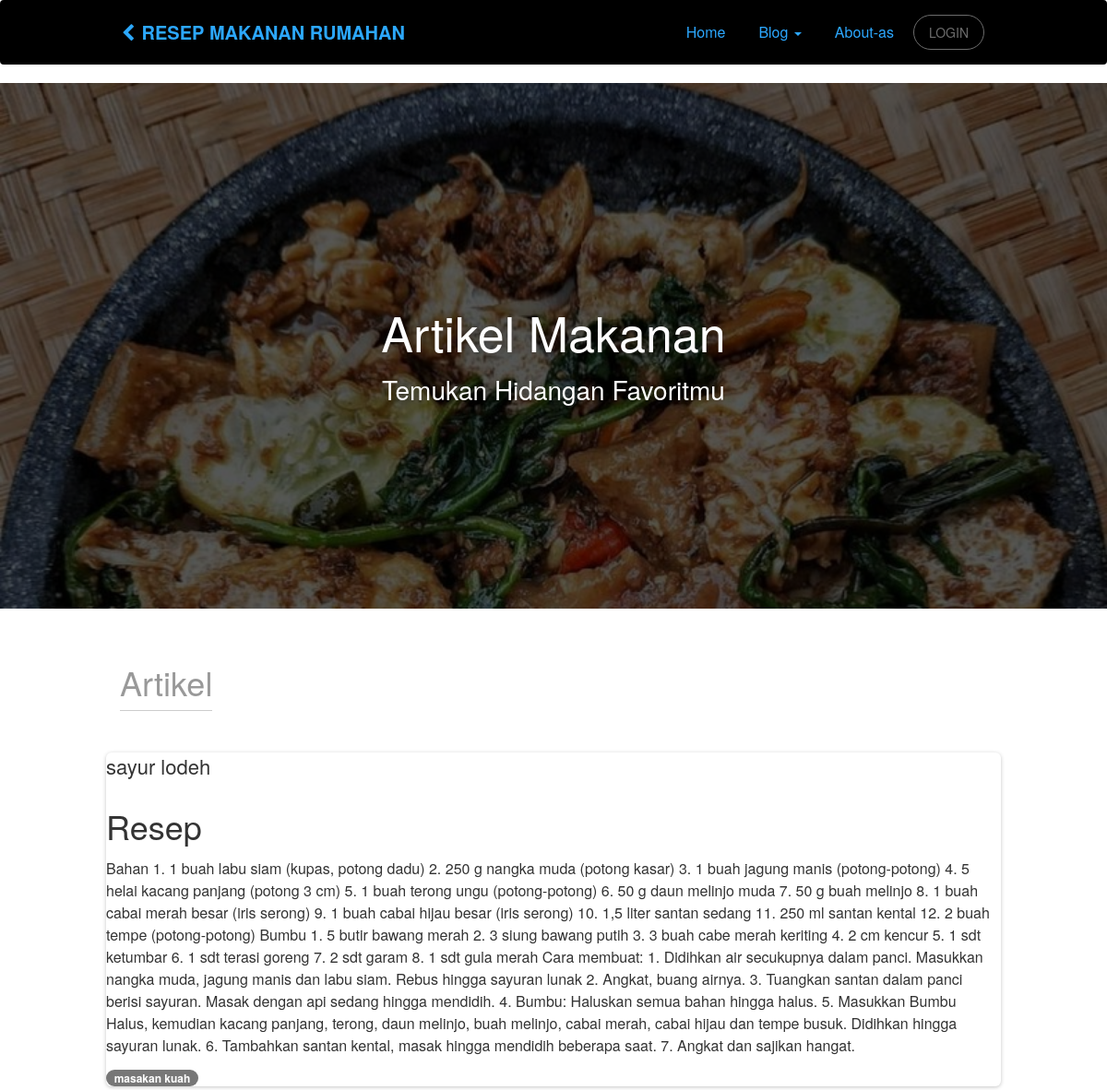
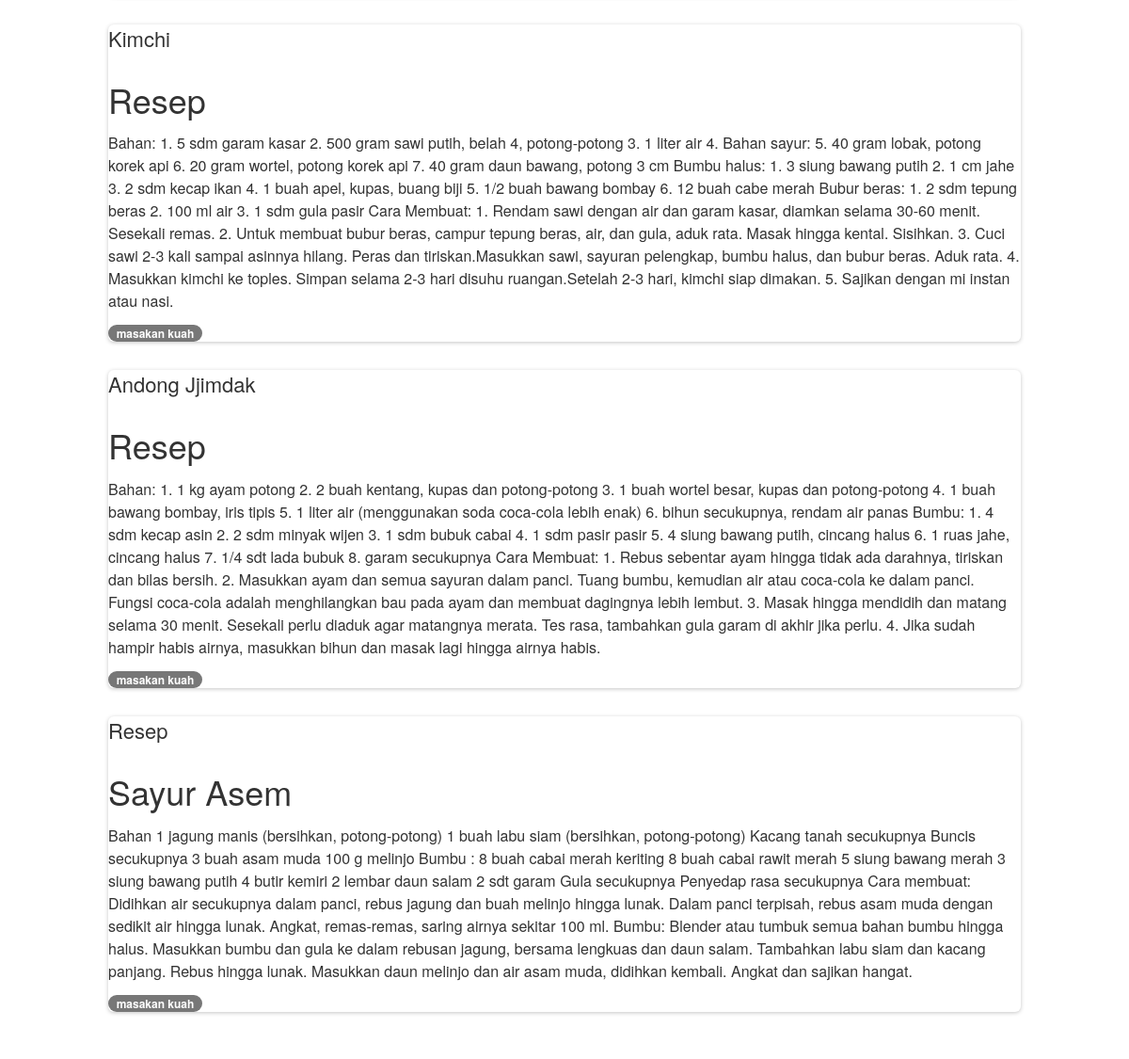
The page /makan_korea/ on the database its author committed (2 pictures, top to bottom).
### blog/models.py (models this page shows, shortened)
class Artikel(models.Model):
    nama = models.CharField(max_length=100,blank=True,null=True)
    judul = models.CharField(max_length=100)
    body = models.TextField()
    kategori = models.ForeignKey(Kategori, on_delete=models.CASCADE, blank=True,null=True)
    date = models.DateTimeField(auto_now_add=True)
    class meta :
        ordering = ['-id']
        verbose_name_plural = "Artikel"

class Kategori(models.Model):
    nama = models.CharField(max_length=100)
    def __str__(self):
         return self.nama
    class meta :
        verbose_name_plural = "Kategori"

### food/views.py (the view)
# urls.py: path('makan_korea/', makan_korea, name='makan_korea'),
def makan_korea(request):
    template_name = 'front/makan_korea.html'
    artikel = Artikel.objects.all()
    context = {
        'title':'makan rumahan',
        'artikel': artikel
    }
    return render(request, template_name, context)

### templates/front/makan_korea.html
{% extends 'front/base.html' %}
{% load static %}
{% block content %}
<div class="wrapper">
    <div class="parallax filter-black">
        <div class="parallax-image">
            <img src="{%static 'front/img/bg6.jpg' %}" alt="..." />
        </div>
        <div class="small-info">
            <h1>Artikel Makanan</h1>
            <h3>Temukan Hidangan Favoritmu</h3>
        </div>
    </div>
<div class="section">
        <div class="container">
            <h2 class="section-title">Artikel</h2>
            <div class="row">
                {% for a in artikel %}
                <div class="card">
                    <h4 class="fw-bolder">{{a.nama}}</h4>
                    <div class="card-body">
                    <h2 class="fw-bold">{{a.judul}}</h2>
                      <p class="card-text">{{a.body}}</p>
                      <div class="badge bg-primary text-wrap" style="width: 10rem;">
                        {{a.kategori}}
                      </div>
                    </div>
                  </div>
                {% endfor %}
            </div>
        </div>
 </div>
</div>
{% endblock content %}

### templates/front/base.html (shortened to what this page needs)
{% load static %}
<!doctype html>
<html lang="en">
<head>
    <link href="{%static 'bootstrap3/css/bootstrap.min.css' %}" rel="stylesheet" />
    <link href="{%static 'front/css/gsdk.css'%}" rel="stylesheet"/>
    <link href="{%static 'front/css/examples.css'%}" rel="stylesheet"/>
    <link href="http://maxcdn.bootstrapcdn.com/font-awesome/4.4.0/css/font-awesome.min.css" rel="stylesheet">
    <link href="{%static 'front/css/pe-icon-7-stroke.css' %}" rel="stylesheet" />
</head>
<body class="home">
<nav class="navbar" style="background-color: #000000;" role="navigation">
        <div class="container">
        <div class="navbar-header">
          <a class="navbar-brand" href=""><i class="fa fa-chevron-left"></i> RESEP MAKANAN RUMAHAN</a>
        </div>
        <div class="collapse navbar-collapse">
          <ul  class="nav navbar-nav navbar-right">
                <li>
                    <a href="{%url 'home' %}">
                         Home
                    </a>
                </li>
                <li class="dropdown">
                    <a href="#" class="dropdown-toggle" data-toggle="dropdown">
                         Blog
                         <b class="caret"></b>
                    </a>
                </li>
                <li>
                    <a href="{%url 'about_us' %}">
                         About-as
                    </a>
                </li>
                <li>
                    {% if request.user.is_anonymous %}
                    <a href="{% url 'login' %}" class="btn btn-round btn-default">LOGIN</a>
                    {% else %}
                    <a href="{% url 'dashboard' %}" class="btn btn-round btn-default">{{user}}</a>
                    {% endif %}
                </li>
           </ul>
        </div>
      </div>
    </nav>
{% block content %}
{% endblock content %}
</body>
</html>

### static/front/css/examples.css (style rules this page uses)
.section-title { font-weight: 300; display: inline-block; padding-bottom: 10px; border-bottom: 1px solid #CCCCCC; color: #999; }
.parallax { width: 100%; height: 570px; overflow: hidden; display: block; }
.parallax .small-info { color: #FFFFFF; text-shadow: 0 0 10px rgba(0, 0, 0, 0.27); top: 37%; position: absolute; text-align: center; width: 100%; z-index: 2; }
.parallax .small-info h3 { max-width: 790px; margin: 0 auto; line-height: 1.4; }
.parallax .parallax-image img { width: 100%; position: relative; }
.filter-black { position: relative; }
.filter-black:after { position: absolute; left: 0; top: 0; width: 100%; height: 100%; display: block; z-index: 1; background-color: rgba(0, 0, 0, 0.66); content: ""; }
.about-us .container, .contact-us .container, .pricing .container, .blog-page .container, .ecommerce .container, .home .container, .product-page .container, .blog-post .container { max-width: 970px; }

### rows shown on the page
Artikel: nama "sayur lodeh", judul "Resep", body "Bahan 1. 1 buah labu siam (kupas, potong dadu) 2. 250 g nangka muda (potong kasar) 3. 1 buah jagung manis (potong-potong) 4. 5 helai kacang panjang (potong 3 cm) 5. 1 buah terong ungu (potong-potong) 6. 50 g daun melinjo muda 7. 50 g buah melinjo 8. 1 buah cabai merah besar (iris serong) 9. 1 buah cabai hijau besar (iris serong) 10. 1,5 liter santan sedang 11. 250 ml santan kental 12. 2 buah tempe (potong-potong) Bumbu 1. 5 butir bawang merah 2. 3 siung bawang putih 3. 3 buah cabe merah keriting 4. 2 cm kencur 5. 1 sdt ketumbar 6. 1 sdt terasi goreng 7. 2 sdt garam 8. 1 sdt gula merah Cara membuat: 1. Didihkan air secukupnya dalam panci. Masukkan nangka muda, jagung manis dan labu siam.…", kategori "masakan kuah"
Artikel: nama "Kimchi", judul "Resep", body "Bahan: 1. 5 sdm garam kasar 2. 500 gram sawi putih, belah 4, potong-potong 3. 1 liter air 4. Bahan sayur: 5. 40 gram lobak, potong korek api 6. 20 gram wortel, potong korek api 7. 40 gram daun bawang, potong 3 cm Bumbu halus: 1. 3 siung bawang putih 2. 1 cm jahe 3. 2 sdm kecap ikan 4. 1 buah apel, kupas, buang biji 5. 1/2 buah bawang bombay 6. 12 buah cabe merah Bubur beras: 1. 2 sdm tepung beras 2. 100 ml air 3. 1 sdm gula pasir Cara Membuat: 1. Rendam sawi dengan air dan garam kasar, diamkan selama 30-60 menit. Sesekali remas. 2. Untuk membuat bubur beras, campur tepung beras, air, dan gula, aduk rata. Masak hingga kental. Sisihkan. 3. Cuci sawi 2-3 kali sampai asinnya hilang. Peras dan…", kategori "masakan kuah"
Artikel: nama "Andong Jjimdak", judul "Resep", body "Bahan: 1. 1 kg ayam potong 2. 2 buah kentang, kupas dan potong-potong 3. 1 buah wortel besar, kupas dan potong-potong 4. 1 buah bawang bombay, iris tipis 5. 1 liter air (menggunakan soda coca-cola lebih enak) 6. bihun secukupnya, rendam air panas Bumbu: 1. 4 sdm kecap asin 2. 2 sdm minyak wijen 3. 1 sdm bubuk cabai 4. 1 sdm pasir pasir 5. 4 siung bawang putih, cincang halus 6. 1 ruas jahe, cincang halus 7. 1/4 sdt lada bubuk 8. garam secukupnya Cara Membuat: 1. Rebus sebentar ayam hingga tidak ada darahnya, tiriskan dan bilas bersih. 2. Masukkan ayam dan semua sayuran dalam panci. Tuang bumbu, kemudian air atau coca-cola ke dalam panci. Fungsi coca-cola adalah menghilangkan bau pada ayam…", kategori "masakan kuah"
Artikel: nama "Resep", judul "Sayur Asem", body "Bahan 1 jagung manis (bersihkan, potong-potong) 1 buah labu siam (bersihkan, potong-potong) Kacang tanah secukupnya Buncis secukupnya 3 buah asam muda 100 g melinjo Bumbu : 8 buah cabai merah keriting 8 buah cabai rawit merah 5 siung bawang merah 3 siung bawang putih 4 butir kemiri 2 lembar daun salam 2 sdt garam Gula secukupnya Penyedap rasa secukupnya Cara membuat: Didihkan air secukupnya dalam panci, rebus jagung dan buah melinjo hingga lunak. Dalam panci terpisah, rebus asam muda dengan sedikit air hingga lunak. Angkat, remas-remas, saring airnya sekitar 100 ml. Bumbu: Blender atau tumbuk semua bahan bumbu hingga halus. Masukkan bumbu dan gula ke dalam rebusan jagung, bersama lengkuas…", kategori "masakan kuah"
